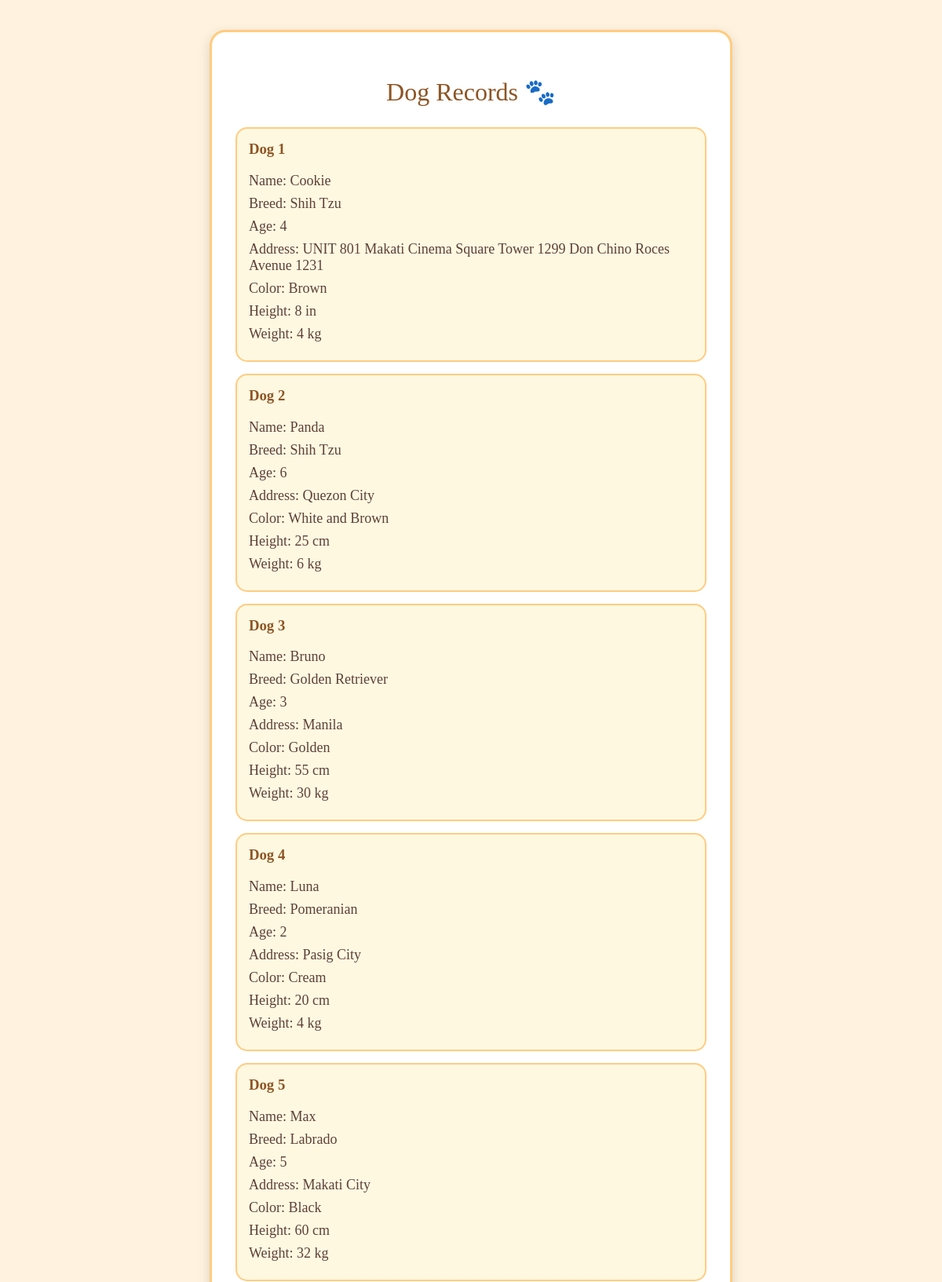
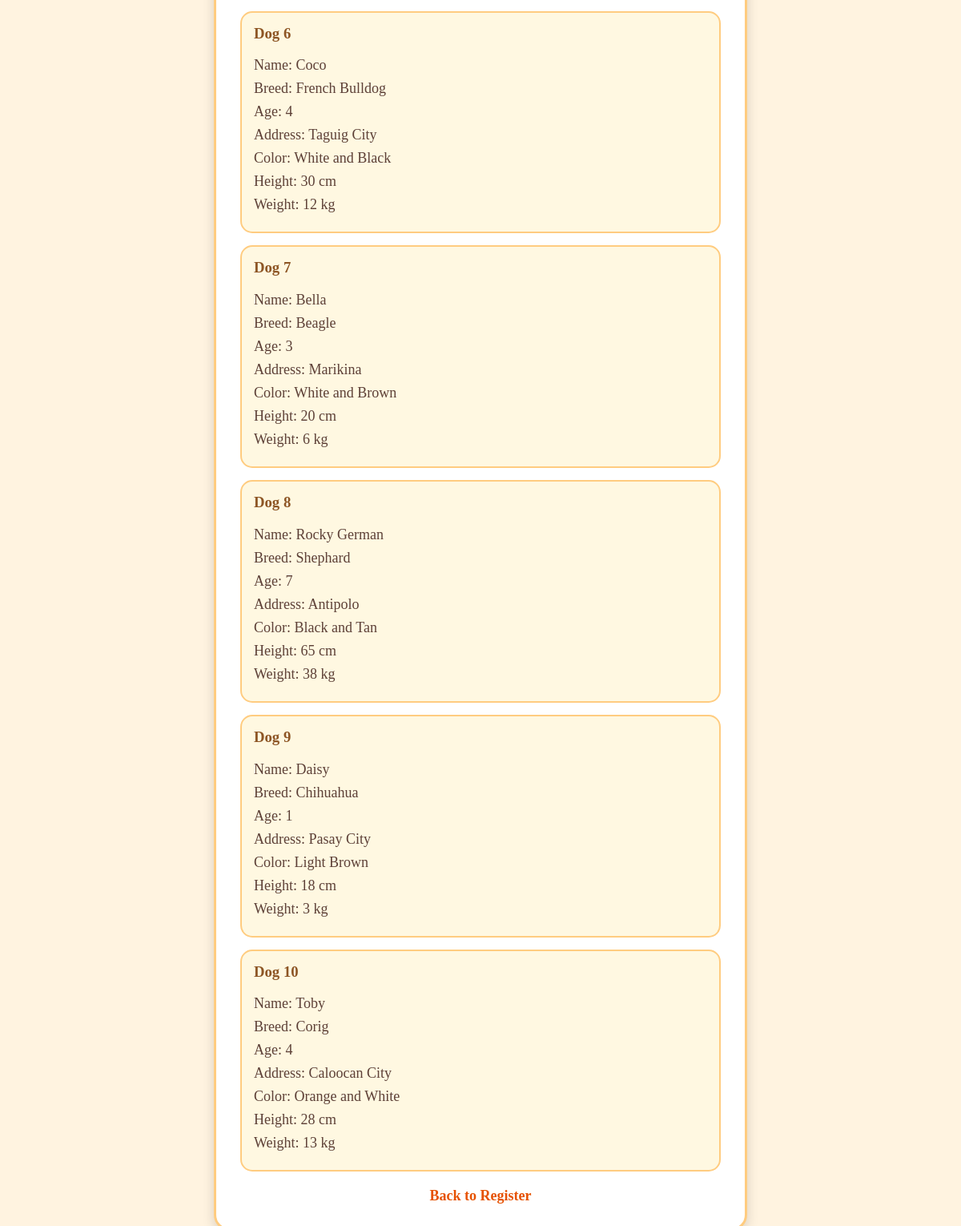
The page /PSA6/DogView.php on the database its author committed (2 pictures, top to bottom).
### tables this page shows
CREATE TABLE `dog_information` (
  `id` int(11) NOT NULL,
  `d_name` varchar(100) NOT NULL,
  `d_breed` varchar(100) NOT NULL,
  `d_age` varchar(50) NOT NULL,
  `d_address` varchar(150) NOT NULL,
  `d_color` varchar(50) NOT NULL,
  `d_height` varchar(50) NOT NULL,
  `d_weight` varchar(50) NOT NULL
);

### PSA6/DogView.php (the view, shortened to what this page needs)
<?php
include("db_connect.php");
$sql = "SELECT * FROM dog_information";
$result = mysqli_query($conn, $sql);
?>
<!DOCTYPE html>
<html>
<head>
    <link rel="stylesheet" href="style.css">
</head>
<body>
<div class="view-container">
    <h2>Dog Records</h2>
    <?php
    $dogNumber = 1;
    while($row = mysqli_fetch_assoc($result))
    {
        echo "<div class='dog-card'>";
        echo "<h3>Dog ".$dogNumber."</h3>";
        echo "<p>Name: ".$row['d_name']."</p>";
        echo "<p>Breed: ".$row['d_breed']."</p>";
        echo "<p>Age: ".$row['d_age']."</p>";
        echo "<p>Address: ".$row['d_address']."</p>";
        echo "<p>Color: ".$row['d_color']."</p>";
        echo "<p>Height: ".$row['d_height']."</p>";
        echo "<p>Weight: ".$row['d_weight']."</p>";
        echo "</div>";
        $dogNumber++;
    }
    ?>
    <a href="DogRegister.php">Back to Register</a>
</div>
</body>
</html>

### PSA6/style.css (style rules this page uses)
body { font-family: "Georgia", serif; background: #fff3e0; padding: 30px; }
.form-container, .view-container { width: 600px; margin: auto; background: #ffffff; padding: 30px; border-radius: 20px; box-shadow: 0 5px 15px rgba(0,0,0,0.15); border: 3px solid #ffcc80; }
h2 { font-weight: normal; text-align: center; color: #8d5524; font-size: 32px; }
h2::after { content: " 🐾"; }
.dog-card { border: 2px solid #ffcc80; padding: 15px; margin-bottom: 15px; border-radius: 15px; background: #fff8e1; }
.dog-card h3 { margin-top: 0; color: #8d5524; }
.dog-card p { font-size: 18px; margin: 8px 0; color: #5d4037; }
a { display: block; text-align: center; margin-top: 20px; color: #e65100; font-size: 18px; font-weight: bold; text-decoration: none; }

### rows shown on the page
dog_information: d_name "Cookie", d_breed "Shih Tzu", d_age "4", d_address "UNIT 801 Makati Cinema Square Tower 1299 Don Chino Roces Avenue 1231", d_color "Brown", d_height "8 in", d_weight "4 kg"
dog_information: d_name "Panda", d_breed "Shih Tzu", d_age "6", d_address "Quezon City", d_color "White and Brown", d_height "25 cm", d_weight "6 kg"
dog_information: d_name "Bruno", d_breed "Golden Retriever", d_age "3", d_address "Manila", d_color "Golden", d_height "55 cm", d_weight "30 kg"
dog_information: d_name "Luna", d_breed "Pomeranian", d_age "2", d_address "Pasig City", d_color "Cream", d_height "20 cm", d_weight "4 kg"
dog_information: d_name "Max", d_breed "Labrado", d_age "5", d_address "Makati City", d_color "Black", d_height "60 cm", d_weight "32 kg"
dog_information: d_name "Coco", d_breed "French Bulldog", d_age "4", d_address "Taguig City", d_color "White and Black", d_height "30 cm", d_weight "12 kg"
dog_information: d_name "Bella", d_breed "Beagle", d_age "3", d_address "Marikina", d_color "White and Brown", d_height "20 cm", d_weight "6 kg"
dog_information: d_name "Rocky German", d_breed "Shephard", d_age "7", d_address "Antipolo", d_color "Black and Tan", d_height "65 cm", d_weight "38 kg"
dog_information: d_name "Daisy", d_breed "Chihuahua", d_age "1", d_address "Pasay City", d_color "Light Brown", d_height "18 cm", d_weight "3 kg"
dog_information: d_name "Toby", d_breed "Corig", d_age "4", d_address "Caloocan City", d_color "Orange and White", d_height "28 cm", d_weight "13 kg"
